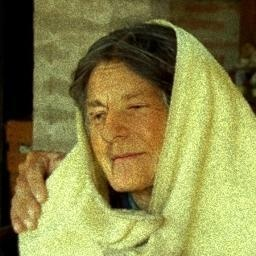
#> input picture tests/web_benchmark/fake/fake_1.jpg, 256 x 256 px; its folder holds only this picture in this run
$ python -i handcrafted.py   (imports and definitions only)   (older library calls are emulated)
#> lines starting #> are read from the running program, lines starting #| are printed output that depends on the picture
### src/preprocessing/frequency_transform.py
"""
frequency_transform.py
----------------------
Transforms spatial domain images into the 2D Frequency Domain (Fourier Transform)
and computes Error Level Analysis (ELA) compression maps.

Design rationale for academic viva:
1. Deep learning generative models (GANs such as StyleGAN, and Diffusion Models such as
   Latent Diffusion) rely on transposed convolutions or latent upsampling operations.
   These induce periodic spectral spikes, grid artifacts, and unnatural high-frequency
   spectral roll-off that are clearly identifiable in the 2D Fourier power spectrum,
   even when imperceptible to the human eye in the spatial domain (Frank et al., Durall et al.).
2. Error Level Analysis (ELA) detects differences in JPEG compression error levels. When a
   synthetic or altered face is spliced into an existing photograph, the resaved compression
   profile across the boundary shows a sharp divergence in residual error.
"""

import io
from typing import Tuple
import cv2
import numpy as np
from PIL import Image


# [42 lines left out: function compute_fft_magnitude_spectrum, not called in this run]


def compute_ela_map(img_rgb: np.ndarray, quality: int = 90, scale: float = 15.0) -> np.ndarray:
    """
    Computes Error Level Analysis (ELA) map by resaving the image at a designated JPEG quality
    level and calculating the absolute error residual between original and compressed representations.

    Parameters:
        img_rgb (np.ndarray): Original RGB image array.
        quality (int): JPEG resave quality level (standard forensic benchmark is 90).
        scale (float): Amplification factor to enhance visibility of subtle compression differences.

    Returns:
        np.ndarray: ELA residual image array of shape (H, W, 3), dtype float32, in range [0.0, 1.0].
    """
    pil_img = Image.fromarray(img_rgb)

    # Save to memory buffer with specific JPEG compression quality
    buffer = io.BytesIO()
    pil_img.save(buffer, format="JPEG", quality=quality)
    buffer.seek(0)

    # Reload compressed image
    compressed_pil = Image.open(buffer)
    compressed_img = np.array(compressed_pil, dtype=np.float32)
    original_img = img_rgb.astype(np.float32)

    # Compute absolute difference
    diff = np.abs(original_img - compressed_img) * scale

    # Clip and normalize to [0, 1]
    ela_map = np.clip(diff / 255.0, 0.0, 1.0).astype(np.float32)
    return ela_map


# [21 lines left out: function compute_laplacian_sharpness_map, not called in this run]

### src/features/handcrafted.py
"""
handcrafted.py
--------------
Extraction of forensic and frequency domain handcrafted features from face images.

Design decisions and viva defense points:
1. Deep neural networks sometimes overfit to high-level semantic shortcuts. Handcrafted
   features provide an orthogonal, physics- and signal-grounded perspective:
   - Spectral Energy Distribution: Natural cameras obey natural 1/f^alpha image statistics.
     Generative models (GANs/diffusion) violate this with periodic upsampling spikes and
     anomalous high-frequency roll-offs.
   - Spatial Texture & Gradient Discontinuities: Blending a fake face into a pristine photo
     creates edge blurring or sharpening discrepancies between boundary and center.
   - Error Level Analysis (ELA): Compression artifacts differ when synthetic pixels with
     no prior JPEG history are saved alongside existing JPEG backgrounds.
   - Chrominance Inconsistency: Generative models frequently introduce unnatural color channel
     cross-correlations and skin-chrominance deviations in YCbCr/HSV color spaces.

Output: Standardized 1D vector of exactly 32 forensic features.
"""

from typing import Dict, Any, Tuple
import cv2
import numpy as np
from scipy import stats

from src.preprocessing.frequency_transform import compute_fft_magnitude_spectrum, compute_ela_map


HANDCRAFTED_FEATURE_DIM = 32


def extract_spectral_features(img_rgb: np.ndarray) -> np.ndarray:
    """
    Computes 10 frequency-domain forensic features from 2D FFT and DCT.
    """
    gray = cv2.cvtColor(img_rgb, cv2.COLOR_RGB2GRAY).astype(np.float32)
    h, w = gray.shape

    # 2D FFT log-magnitude
    f_transform = np.fft.fft2(gray)
    f_shift = np.fft.fftshift(f_transform)
    magnitude = np.abs(f_shift)
    power_spectrum = magnitude ** 2
    total_power = np.sum(power_spectrum) + 1e-10

    # Calculate radial distance matrix from center (DC component)
    cy, cx = h // 2, w // 2
    y_coords, x_coords = np.ogrid[:h, :w]
    r_matrix = np.sqrt((x_coords - cx) ** 2 + (y_coords - cy) ** 2)
    max_r = np.sqrt(cx ** 2 + cy ** 2)

    # Radial frequency bands: Low (<15%), Mid (15%-50%), High (>50%)
    low_mask = r_matrix < (0.15 * max_r)
    mid_mask = (r_matrix >= (0.15 * max_r)) & (r_matrix < (0.50 * max_r))
    high_mask = r_matrix >= (0.50 * max_r)

    low_energy_ratio = float(np.sum(power_spectrum[low_mask]) / total_power)
    mid_energy_ratio = float(np.sum(power_spectrum[mid_mask]) / total_power)
    high_energy_ratio = float(np.sum(power_spectrum[high_mask]) / total_power)

    # Azimuthal / Radial average profile for spectral decay slope
    num_bins = min(32, int(max_r))
    r_int = (r_matrix * (num_bins - 1) / max_r).astype(np.int32)
    radial_profile = np.zeros(num_bins, dtype=np.float32)
    for b in range(num_bins):
        mask = (r_int == b)
        if np.any(mask):
            radial_profile[b] = np.mean(power_spectrum[mask])

    # Power law decay slope: log(P) = -alpha * log(f)
    freqs = np.arange(1, num_bins)
    p_vals = radial_profile[1:] + 1e-10
    slope, intercept, r_val, _, _ = stats.linregress(np.log(freqs), np.log(p_vals))
    spectral_decay_slope = float(slope)
    decay_fit_r2 = float(r_val ** 2)

    # Spectral roll-off: frequency index where 85% of power is accumulated
    sorted_r = np.argsort(r_matrix.ravel())
    sorted_power = power_spectrum.ravel()[sorted_r]
    cumsum_power = np.cumsum(sorted_power)
    roll_off_idx = np.searchsorted(cumsum_power, 0.85 * total_power)
    spectral_rolloff = float(roll_off_idx / len(sorted_r))

    # Quadrant symmetry ratio (GAN checkerboards break natural quad-symmetry)
    q1 = np.sum(magnitude[:cy, :cx])
    q2 = np.sum(magnitude[:cy, cx:])
    q3 = np.sum(magnitude[cy:, :cx])
    q4 = np.sum(magnitude[cy:, cx:])
    q_vals = [q1, q2, q3, q4]
    quad_asymmetry = float(np.std(q_vals) / (np.mean(q_vals) + 1e-10))

    # Discrete Cosine Transform (DCT) energy compactness
    dct = cv2.dct(gray)
    dct_power = dct ** 2
    dct_total = np.sum(dct_power) + 1e-10
    # Top 8x8 low-frequency DCT coefficients energy ratio
    dct_low_energy = float(np.sum(dct_power[:min(8, h), :min(8, w)]) / dct_total)
    dct_high_energy = float(1.0 - dct_low_energy)

    return np.array([
        low_energy_ratio,
        mid_energy_ratio,
        high_energy_ratio,
        spectral_decay_slope,
        decay_fit_r2,
        spectral_rolloff,
        quad_asymmetry,
        dct_low_energy,
        dct_high_energy,
        float(np.mean(magnitude) / (np.std(magnitude) + 1e-10))  # spectral flatness proxy
    ], dtype=np.float32)


def extract_texture_edge_features(img_rgb: np.ndarray) -> np.ndarray:
    """
    Computes 8 spatial texture and edge gradient features.
    """
    gray = cv2.cvtColor(img_rgb, cv2.COLOR_RGB2GRAY)
    h, w = gray.shape

    # Laplacian of entire face (global sharpness)
    lap = cv2.Laplacian(gray, cv2.CV_32F)
    lap_var_global = float(np.var(lap))

    # Boundary vs center sharpness ratio
    margin_y, margin_x = int(h * 0.15), int(w * 0.15)
    center_lap = lap[margin_y:h-margin_y, margin_x:w-margin_x]

    # Boundary mask
    boundary_mask = np.ones((h, w), dtype=bool)
    boundary_mask[margin_y:h-margin_y, margin_x:w-margin_x] = False
    boundary_lap = lap[boundary_mask]

    lap_var_center = float(np.var(center_lap)) if center_lap.size > 0 else lap_var_global
    lap_var_boundary = float(np.var(boundary_lap)) if boundary_lap.size > 0 else lap_var_global
    boundary_to_center_sharpness = float(lap_var_boundary / (lap_var_center + 1e-6))

    # Sobel gradient magnitude
    sobelx = cv2.Sobel(gray, cv2.CV_32F, 1, 0, ksize=3)
    sobely = cv2.Sobel(gray, cv2.CV_32F, 0, 1, ksize=3)
    grad_mag = np.sqrt(sobelx ** 2 + sobely ** 2)

    grad_mean = float(np.mean(grad_mag))
    grad_std = float(np.std(grad_mag))
    grad_p90 = float(np.percentile(grad_mag, 90))

    # Local variance (texture homogeneity)
    local_mean = cv2.blur(gray.astype(np.float32), (5, 5))
    local_sq_mean = cv2.blur((gray.astype(np.float32)) ** 2, (5, 5))
    local_var = np.maximum(0.0, local_sq_mean - local_mean ** 2)
    local_var_mean = float(np.mean(local_var))
    local_var_std = float(np.std(local_var))

    return np.array([
        lap_var_global,
        lap_var_center,
        lap_var_boundary,
        boundary_to_center_sharpness,
        grad_mean,
        grad_std,
        grad_p90,
        float(local_var_mean / (local_var_std + 1e-6))
    ], dtype=np.float32)


def extract_ela_features(img_rgb: np.ndarray) -> np.ndarray:
    """
    Computes 6 Error Level Analysis (ELA) forensic statistics.
    """
    ela = compute_ela_map(img_rgb, quality=90, scale=15.0)
    h, w, c = ela.shape

    ela_mean = float(np.mean(ela))
    ela_std = float(np.std(ela))
    ela_max = float(np.max(ela))
    ela_p95 = float(np.percentile(ela, 95))

    # Per-channel discrepancy (synthetic generators often exhibit color channel compression imbalances)
    ela_r_mean = float(np.mean(ela[:, :, 0]))
    ela_g_mean = float(np.mean(ela[:, :, 1]))
    ela_b_mean = float(np.mean(ela[:, :, 2]))
    channel_discrepancy = float(np.std([ela_r_mean, ela_g_mean, ela_b_mean]))

    # Boundary vs center ELA residual discrepancy
    my, mx = int(h * 0.15), int(w * 0.15)
    center_ela = np.mean(ela[my:h-my, mx:w-mx])
    boundary_ela = (np.sum(ela) - np.sum(ela[my:h-my, mx:w-mx])) / (h * w - (h - 2*my) * (w - 2*mx) + 1e-6)
    ela_boundary_discrepancy = float(abs(boundary_ela - center_ela))

    return np.array([
        ela_mean,
        ela_std,
        ela_max,
        ela_p95,
        channel_discrepancy,
        ela_boundary_discrepancy
    ], dtype=np.float32)


def extract_color_chrominance_features(img_rgb: np.ndarray) -> np.ndarray:
    """
    Computes 8 color distribution and chrominance consistency features.
    """
    # YCbCr color space
    ycbcr = cv2.cvtColor(img_rgb, cv2.COLOR_RGB2YCrCb)
    y, cr, cb = ycbcr[:, :, 0], ycbcr[:, :, 1], ycbcr[:, :, 2]

    cb_std = float(np.std(cb))
    cr_std = float(np.std(cr))
    cb_cr_corr = float(np.corrcoef(cb.ravel(), cr.ravel())[0, 1])
    if np.isnan(cb_cr_corr):
        cb_cr_corr = 0.0

    # HSV color space
    hsv = cv2.cvtColor(img_rgb, cv2.COLOR_RGB2HSV)
    s_std = float(np.std(hsv[:, :, 1]))
    v_std = float(np.std(hsv[:, :, 2]))

    # Cross-channel RGB Pearson correlations
    r = img_rgb[:, :, 0].ravel().astype(np.float32)
    g = img_rgb[:, :, 1].ravel().astype(np.float32)
    b = img_rgb[:, :, 2].ravel().astype(np.float32)

    corr_rg = float(np.corrcoef(r, g)[0, 1])
    corr_rb = float(np.corrcoef(r, b)[0, 1])
    corr_gb = float(np.corrcoef(g, b)[0, 1])

    return np.array([
        cb_std,
        cr_std,
        cb_cr_corr,
        s_std,
        v_std,
        corr_rg if not np.isnan(corr_rg) else 0.0,
        corr_rb if not np.isnan(corr_rb) else 0.0,
        corr_gb if not np.isnan(corr_gb) else 0.0
    ], dtype=np.float32)


def extract_all_handcrafted_features(img_rgb: np.ndarray) -> np.ndarray:
    """
    Extracts complete 32-dimensional forensic feature vector.

    Returns:
        np.ndarray: 1D float32 array of shape (32,) with clean NaN/Inf handling.
    """
    spec_feats = extract_spectral_features(img_rgb)          # 10
    texture_feats = extract_texture_edge_features(img_rgb)    # 8
    ela_feats = extract_ela_features(img_rgb)                # 6
    color_feats = extract_color_chrominance_features(img_rgb)# 8

    feature_vector = np.concatenate([spec_feats, texture_feats, ela_feats, color_feats])

    # Sanitize any accidental numerical instability (NaN or Inf)
    feature_vector = np.nan_to_num(feature_vector, nan=0.0, posinf=1.0, neginf=-1.0)
    return feature_vector.astype(np.float32)

>>> import cv2
>>> picture = cv2.cvtColor(cv2.imread('../../tests/web_benchmark/fake/fake_1.jpg'), cv2.COLOR_BGR2RGB)
>>> result = extract_all_handcrafted_features(picture)
#> in extract_spectral_features, `gray = cv2.cvtColor(img_rgb, cv2.COLOR_RGB2GRAY).astype(np.float32)`:
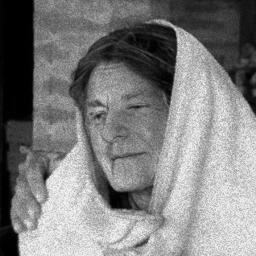
#> gray: shape (256, 256) float32; min 0, max 246, mean 127
#> in extract_spectral_features, `total_power = np.sum(power_spectrum) + 1e-10`: total_power = 9.13e+13
#> in extract_spectral_features, `low_energy_ratio = float(np.sum(power_spectrum[low_mask]) / total_power)`: low_energy_ratio = 0.989
#> in extract_spectral_features, `mid_energy_ratio = float(np.sum(power_spectrum[mid_mask]) / total_power)`: mid_energy_ratio = 0.00842
#> in extract_spectral_features, `high_energy_ratio = float(np.sum(power_spectrum[high_mask]) / total_po..`: high_energy_ratio = 0.00277
#> after the loop in extract_spectral_features, `for b in range(num_bins):`: radial_profile = 32 values, max 7.95e+11 at index 0, min 470596 at index 31, mean 2.52e+10
#> in extract_spectral_features, `p_vals = radial_profile[1:] + 1e-10`: p_vals = 31 values, max 7.32e+09 at index 0, min 470596 at index 30, mean 317818592
#> in extract_spectral_features, `slope, intercept, r_val, _, _ = stats.linregress(np.log(freqs), np.log..`: slope = -2.52; intercept = 22.81; r_val = -0.989
#> in extract_spectral_features, `spectral_decay_slope = float(slope)`: spectral_decay_slope = -2.52
#> in extract_spectral_features, `decay_fit_r2 = float(r_val ** 2)`: decay_fit_r2 = 0.977
#> in extract_spectral_features, `roll_off_idx = np.searchsorted(cumsum_power, 0.85 * total_power)`: roll_off_idx = 10
#> in extract_spectral_features, `spectral_rolloff = float(roll_off_idx / len(sorted_r))`: spectral_rolloff = 0.000153
#> in extract_spectral_features, `q1 = np.sum(magnitude[:cy, :cx])`: q1 = 57925989.9
#> in extract_spectral_features, `q2 = np.sum(magnitude[:cy, cx:])`: q2 = 67837227.2
#> in extract_spectral_features, `q3 = np.sum(magnitude[cy:, :cx])`: q3 = 68439064.2
#> in extract_spectral_features, `q4 = np.sum(magnitude[cy:, cx:])`: q4 = 81276871.7
#> in extract_spectral_features, `q_vals = [q1, q2, q3, q4]`: q_vals = [57925989.9, 67837227.2, 68439064.2, 81276871.7]
#> in extract_spectral_features, `quad_asymmetry = float(np.std(q_vals) / (np.mean(q_vals) + 1e-10))`: quad_asymmetry = 0.12
#> in extract_spectral_features, `dct_total = np.sum(dct_power) + 1e-10`: dct_total = 1.39e+09
#> in extract_spectral_features, `dct_low_energy = float(np.sum(dct_power[:min(8, h), :min(8, w)]) / dct..`: dct_low_energy = 0.956
#> in extract_spectral_features, `dct_high_energy = float(1.0 - dct_low_energy)`: dct_high_energy = 0.044
#> in extract_all_handcrafted_features, `spec_feats = extract_spectral_features(img_rgb)`: spec_feats = [0.989, 0.00842, 0.00277, -2.52, 0.977, 0.000153, 0.12, 0.956, 0.044, 0.113]
#> in extract_texture_edge_features, `lap = cv2.Laplacian(gray, cv2.CV_32F)`:
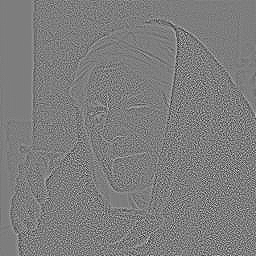
#> lap: shape (256, 256) float32; min -211, max 217, mean 0; drawn with min black and max white
#> in extract_texture_edge_features, `lap_var_global = float(np.var(lap))`: lap_var_global = 1502.3
#> in extract_texture_edge_features, `center_lap = lap[margin_y:h-margin_y, margin_x:w-margin_x]`:
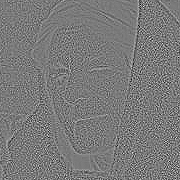
#> center_lap: shape (180, 180) float32; min -199, max 216, mean 0; drawn with min black and max white
#> in extract_texture_edge_features, `lap_var_center = float(np.var(center_lap)) if center_lap.size > 0 else..`: lap_var_center = 1659.9
#> in extract_texture_edge_features, `lap_var_boundary = float(np.var(boundary_lap)) if boundary_lap.size > ..`: lap_var_boundary = 1348.1
#> in extract_texture_edge_features, `boundary_to_center_sharpness = float(lap_var_boundary / (lap_var_cente..`: boundary_to_center_sharpness = 0.812
#> in extract_texture_edge_features, `grad_mag = np.sqrt(sobelx ** 2 + sobely ** 2)`:
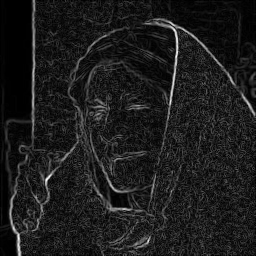
#> grad_mag: shape (256, 256) float32; min 0, max 649.7, mean 73.3; drawn with min black and max white
#> in extract_texture_edge_features, `grad_mean = float(np.mean(grad_mag))`: grad_mean = 73.26
#> in extract_texture_edge_features, `grad_std = float(np.std(grad_mag))`: grad_std = 65.54
#> in extract_texture_edge_features, `grad_p90 = float(np.percentile(grad_mag, 90))`: grad_p90 = 142.6
#> in extract_texture_edge_features, `local_var = np.maximum(0.0, local_sq_mean - local_mean ** 2)`:
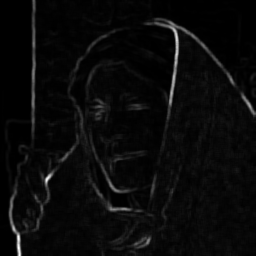
#> local_var: shape (256, 256) float32; min 0, max 6462.9, mean 260.4; drawn with min black and max white
#> in extract_texture_edge_features, `local_var_mean = float(np.mean(local_var))`: local_var_mean = 260.4
#> in extract_texture_edge_features, `local_var_std = float(np.std(local_var))`: local_var_std = 442.5
#> in extract_all_handcrafted_features, `texture_feats = extract_texture_edge_features(img_rgb)`: texture_feats = [1502.3, 1659.9, 1348.1, 0.812, 73.26, 65.54, 142.6, 0.589]
#> in compute_ela_map, `diff = np.abs(original_img - compressed_img) * scale`:
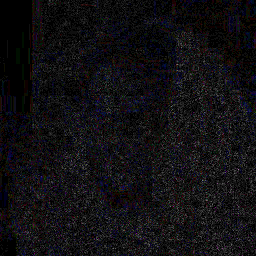
#> diff: shape (256, 256, 3) float32; mean R, G, B 16.7, 15.5, 18.2
#> in extract_ela_features, `ela_mean = float(np.mean(ela))`: ela_mean = 0.0659
#> in extract_ela_features, `ela_std = float(np.std(ela))`: ela_std = 0.066
#> in extract_ela_features, `ela_max = float(np.max(ela))`: ela_max = 0.647
#> in extract_ela_features, `ela_p95 = float(np.percentile(ela, 95))`: ela_p95 = 0.176
#> in extract_ela_features, `ela_r_mean = float(np.mean(ela[:, :, 0]))`: ela_r_mean = 0.0656
#> in extract_ela_features, `ela_g_mean = float(np.mean(ela[:, :, 1]))`: ela_g_mean = 0.0609
#> in extract_ela_features, `ela_b_mean = float(np.mean(ela[:, :, 2]))`: ela_b_mean = 0.0712
#> in extract_ela_features, `channel_discrepancy = float(np.std([ela_r_mean, ela_g_mean, ela_b_mean..`: channel_discrepancy = 0.00419
#> in extract_ela_features, `center_ela = np.mean(ela[my:h-my, mx:w-mx])`: center_ela = 0.0729
#> in extract_ela_features, `boundary_ela = (np.sum(ela) - np.sum(ela[my:h-my, mx:w-mx])) / (h * w ..`: boundary_ela = 0.177
#> in extract_ela_features, `ela_boundary_discrepancy = float(abs(boundary_ela - center_ela))`: ela_boundary_discrepancy = 0.104
#> in extract_all_handcrafted_features, `ela_feats = extract_ela_features(img_rgb)`: ela_feats = [0.0659, 0.066, 0.647, 0.176, 0.00419, 0.104]
#> in extract_color_chrominance_features, `y, cr, cb = ycbcr[:, :, 0], ycbcr[:, :, 1], ycbcr[:, :, 2]`:
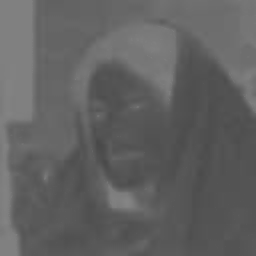
#> cb: shape (256, 256); min 72, max 133, mean 97.2
#> in extract_color_chrominance_features, `cb_std = float(np.std(cb))`: cb_std = 14.95
#> in extract_color_chrominance_features, `cr_std = float(np.std(cr))`: cr_std = 9.38
#> in extract_color_chrominance_features, `cb_cr_corr = float(np.corrcoef(cb.ravel(), cr.ravel())[0, 1])`: cb_cr_corr = -0.159
#> in extract_color_chrominance_features, `s_std = float(np.std(hsv[:, :, 1]))`: s_std = 53.92
#> in extract_color_chrominance_features, `v_std = float(np.std(hsv[:, :, 2]))`: v_std = 75.01
#> in extract_color_chrominance_features, `corr_rg = float(np.corrcoef(r, g)[0, 1])`: corr_rg = 0.969
#> in extract_color_chrominance_features, `corr_rb = float(np.corrcoef(r, b)[0, 1])`: corr_rb = 0.921
#> in extract_color_chrominance_features, `corr_gb = float(np.corrcoef(g, b)[0, 1])`: corr_gb = 0.975
#> in extract_all_handcrafted_features, `color_feats = extract_color_chrominance_features(img_rgb)# 8`: color_feats = [14.95, 9.38, -0.159, 53.92, 75.01, 0.969, 0.921, 0.975]
#> in extract_all_handcrafted_features, `feature_vector = np.concatenate([spec_feats, texture_feats, ela_feats,..`: feature_vector = 32 values, max 1659.9 at index 11, min -2.52 at index 3, mean 154.7
#> result has the same summary as feature_vector in extract_all_handcrafted_features

$ run again, on tests/web_benchmark/fake/fake_2.jpg
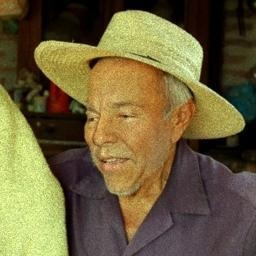
#> input picture tests/web_benchmark/fake/fake_2.jpg, 256 x 256 px
#> total_power = 5.98e+13
#> low_energy_ratio = 0.986
#> mid_energy_ratio = 0.0123
#> high_energy_ratio = 0.00206
#> after the loop in extract_spectral_features, `for b in range(num_bins):`: radial_profile = 32 values, max 5.08e+11 at index 0, min 73441 at index 31, mean 1.62e+10
#> p_vals = 31 values, max 7.09e+09 at index 0, min 73441 at index 30, mean 309976096
#> slope = -3.1; intercept = 23.63; r_val = -0.976
#> spectral_decay_slope = -3.1
#> decay_fit_r2 = 0.952
#> roll_off_idx = 26
#> spectral_rolloff = 0.000397
#> q1 = 48282384
#> q2 = 65505900.9
#> q3 = 66289221.2
#> q4 = 66602394.5
#> q_vals = [48282384, 65505900.9, 66289221.2, 66602394.5]
#> quad_asymmetry = 0.126
#> dct_total = 912304064
#> dct_low_energy = 0.922
#> dct_high_energy = 0.0783
#> spec_feats = [0.986, 0.0123, 0.00206, -3.1, 0.952, 0.000397, 0.126, 0.922, 0.0783, 0.126]
#> lap_var_global = 760.9
#> lap_var_center = 947.9
#> lap_var_boundary = 578
#> boundary_to_center_sharpness = 0.61
#> grad_mean = 61.54
#> grad_std = 79.35
#> grad_p90 = 123.2
#> local_var_mean = 256.9
#> local_var_std = 687.2
#> texture_feats = [760.9, 947.9, 578, 0.61, 61.54, 79.35, 123.2, 0.374]
#> in compute_ela_map, `diff = np.abs(original_img - compressed_img) * scale`:
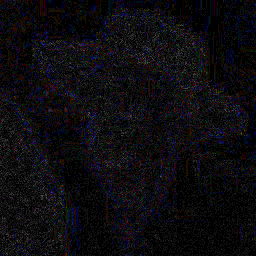
#> diff: shape (256, 256, 3) float32; mean R, G, B 13, 11.8, 15.3
#> ela_mean = 0.0524
#> ela_std = 0.0581
#> ela_max = 0.588
#> ela_p95 = 0.176
#> ela_r_mean = 0.051
#> ela_g_mean = 0.0462
#> ela_b_mean = 0.06
#> channel_discrepancy = 0.00573
#> center_ela = 0.0605
#> boundary_ela = 0.134
#> ela_boundary_discrepancy = 0.0731
#> ela_feats = [0.0524, 0.0581, 0.588, 0.176, 0.00573, 0.0731]
#> ycbcr: shape (256, 256, 3); mean of channels 0, 1, 2 96.5, 137.3, 107.4
#> in extract_color_chrominance_features, `y, cr, cb = ycbcr[:, :, 0], ycbcr[:, :, 1], ycbcr[:, :, 2]`:
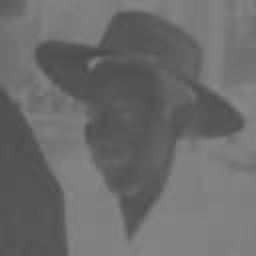
#> cb: shape (256, 256); min 73, max 136, mean 107.4
#> cb_std = 18.62
#> cr_std = 10.26
#> cb_cr_corr = -0.398
#> hsv: shape (256, 256, 3); mean H, S, V 54.7, 134.4, 112.4
#> s_std = 68.11
#> v_std = 73.56
#> corr_rg = 0.961
#> corr_rb = 0.844
#> corr_gb = 0.912
#> color_feats = [18.62, 10.26, -0.398, 68.11, 73.56, 0.961, 0.844, 0.912]
#> feature_vector = 32 values, max 947.9 at index 11, min -3.1 at index 3, mean 85.18
#> result has the same summary as feature_vector in extract_all_handcrafted_features
